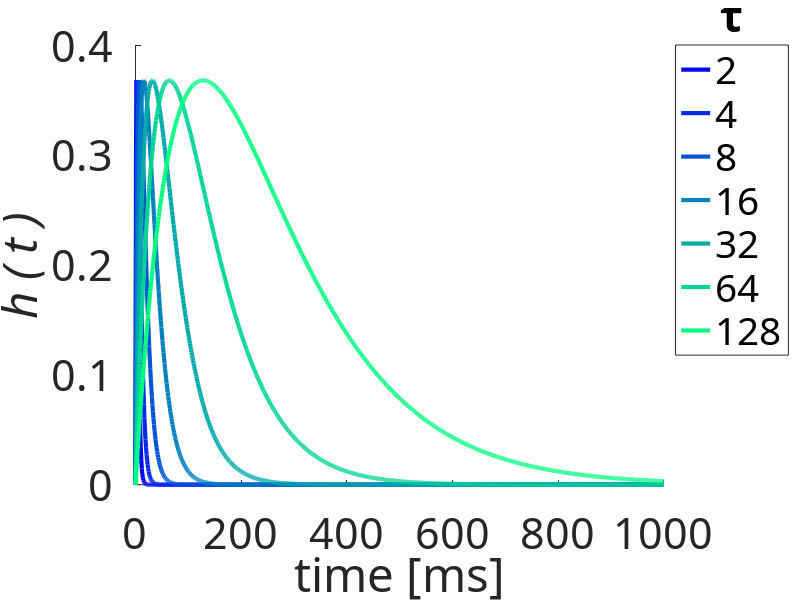
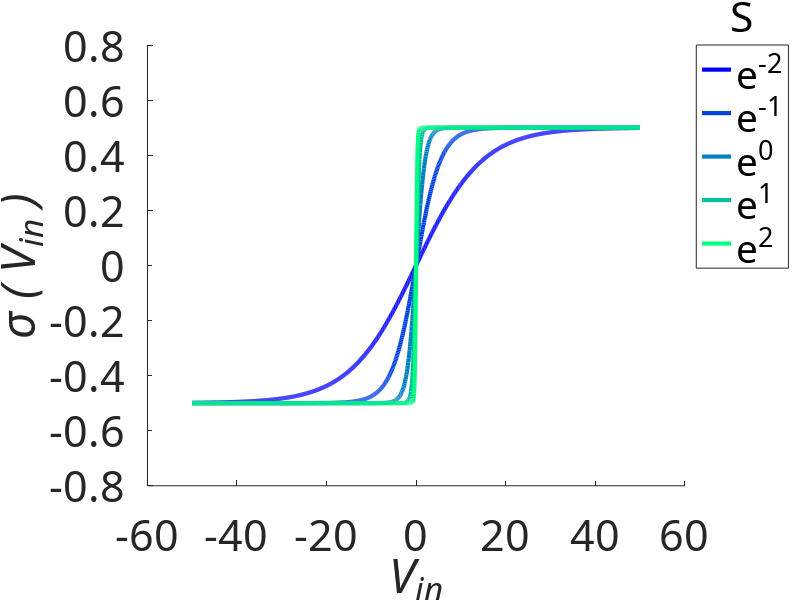

Write MATLAB code to recreate these figures, in order.

set(0,'DefaultAxesFontName','Aptos')
set(0,'DefaultAxesFontWeight','normal')
set(0,'DefaultAxesFontSize',31)


tau_range = [2 4 8 16 32 64 128];

t = linspace(0,1000,1000);

cols = winter(numel(tau_range));

scrsz = get(0,'screenSize');
fh = figure('OuterPosition',[0.05*scrsz(3),0.05*scrsz(4),.535*scrsz(3),0.575*scrsz(4)]);
hold all;
for i = 1:numel(tau_range)
    tau = tau_range(i);
    y(i,:) = 1/tau.*t.*exp((-1/tau).*t);
    plot(t, y(i,:), 'Color',cols(i,:), 'LineWidth',3);
end
xlabel('time [ms]')
ylabel('h ( t )','FontAngle','italic')
l = legend( arrayfun(@num2str, tau_range, 'UniformOutput', false), 'Location', 'BestOutside');
title(l,'\tau');



V = linspace(-50,50,1000);
S_range = [-2 -1 0 1 2];

cols = winter(numel(S_range));
scrsz = get(0,'screenSize');
fh = figure('OuterPosition',[0.05*scrsz(3),0.05*scrsz(4),.535*scrsz(3),0.575*scrsz(4)]);
hold all;
clear y
for i = 1:numel(S_range)
    S = exp(S_range(i));
    y(i,:) = 1./(1+exp(-S*V))-0.5;
    plot(V, y(i,:), 'Color',cols(i,:), 'LineWidth',3);
end
xlabel('V_{in}','FontAngle','italic')
ylabel('\sigma ( V_{in} )','FontAngle','italic')
l = legend(strcat('e^{', arrayfun(@num2str, S_range, 'UniformOutput', false), '}'), 'Location', 'BestOutside');
title(l,'S','FontWeight', 'normal');
